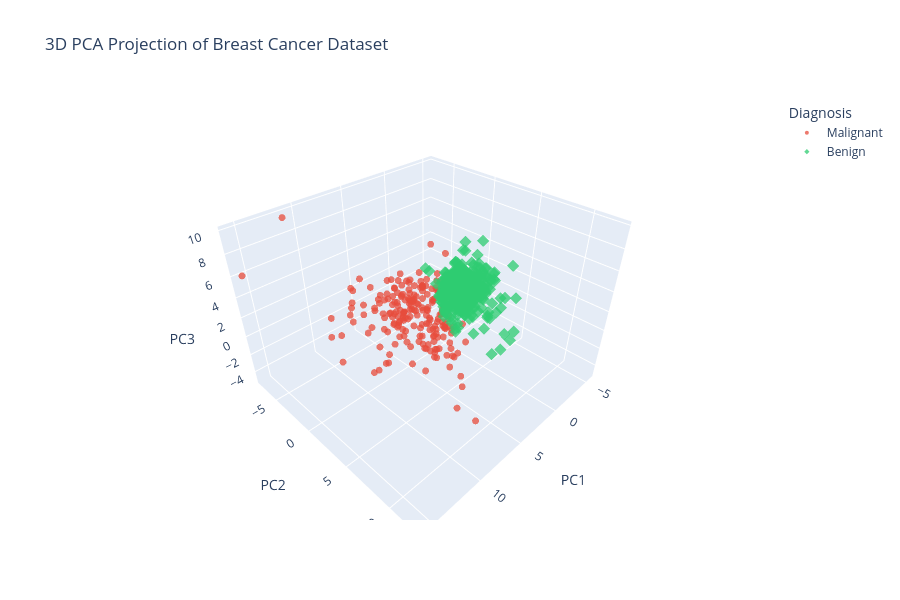

The code cell stored with this chart in its notebook:
### Markdown cell above
## 📈 9. Interactive Visualizations (Plotly)

### Code cell
# ---- Interactive 3D PCA Scatter ----
pca3 = PCA(n_components=3, random_state=42)
X_pca3 = pca3.fit_transform(scaler.transform(X))

pca3_df = pd.DataFrame({
    'PC1': X_pca3[:, 0],
    'PC2': X_pca3[:, 1],
    'PC3': X_pca3[:, 2],
    'Diagnosis': df['diagnosis'].map({'M': 'Malignant', 'B': 'Benign'})
})

fig3d = px.scatter_3d(
    pca3_df, x='PC1', y='PC2', z='PC3',
    color='Diagnosis',
    color_discrete_map={'Malignant': '#E74C3C', 'Benign': '#2ECC71'},
    title='3D PCA Projection of Breast Cancer Dataset',
    opacity=0.75,
    symbol='Diagnosis',
    height=600
)
fig3d.update_traces(marker_size=4)
fig3d.show()
print('✅ Interactive 3D PCA rendered.')

### Figure 1 — Plotly figure (JSON) as saved in the notebook; plotly's stock layout.template omitted (floating-point values rounded to 4 significant figures; data arrays with more than 128 entries replaced by an {"elided": "..."} marker saying what was removed)
{"data": [{"hovertemplate": "Diagnosis=Malignant<br>PC1=%{x}<br>PC2=%{y}<br>PC3=%{z}<extra></extra>", "legendgroup": "Malignant", "marker": {"color": "#E74C3C", "opacity": 0.75, "size": 4, "symbol": "circle"}, "mode": "markers", "name": "Malignant", "scene": "scene", "showlegend": true, "type": "scatter3d", "x": {"elided": "212 float values"}, "y": {"elided": "212 float values"}, "z": {"elided": "212 float values"}}, {"hovertemplate": "Diagnosis=Benign<br>PC1=%{x}<br>PC2=%{y}<br>PC3=%{z}<extra></extra>", "legendgroup": "Benign", "marker": {"color": "#2ECC71", "opacity": 0.75, "size": 4, "symbol": "diamond"}, "mode": "markers", "name": "Benign", "scene": "scene", "showlegend": true, "type": "scatter3d", "x": {"elided": "357 float values"}, "y": {"elided": "357 float values"}, "z": {"elided": "357 float values"}}], "layout": {"height": 600, "legend": {"title": {"text": "Diagnosis"}, "tracegroupgap": 0}, "scene": {"domain": {"x": [0.0, 1.0], "y": [0.0, 1.0]}, "xaxis": {"title": {"text": "PC1"}}, "yaxis": {"title": {"text": "PC2"}}, "zaxis": {"title": {"text": "PC3"}}}, "title": {"text": "3D PCA Projection of Breast Cancer Dataset"}}}
